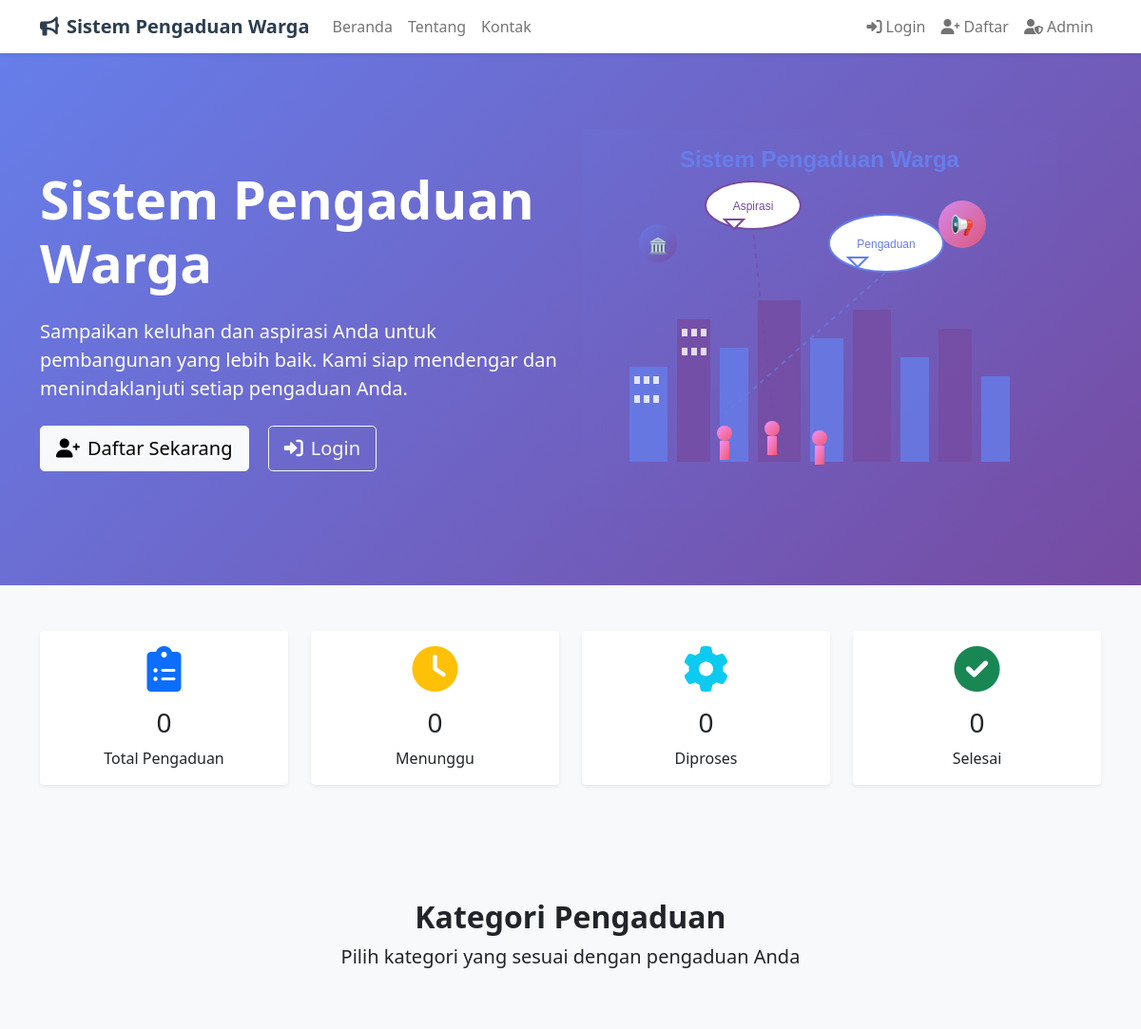
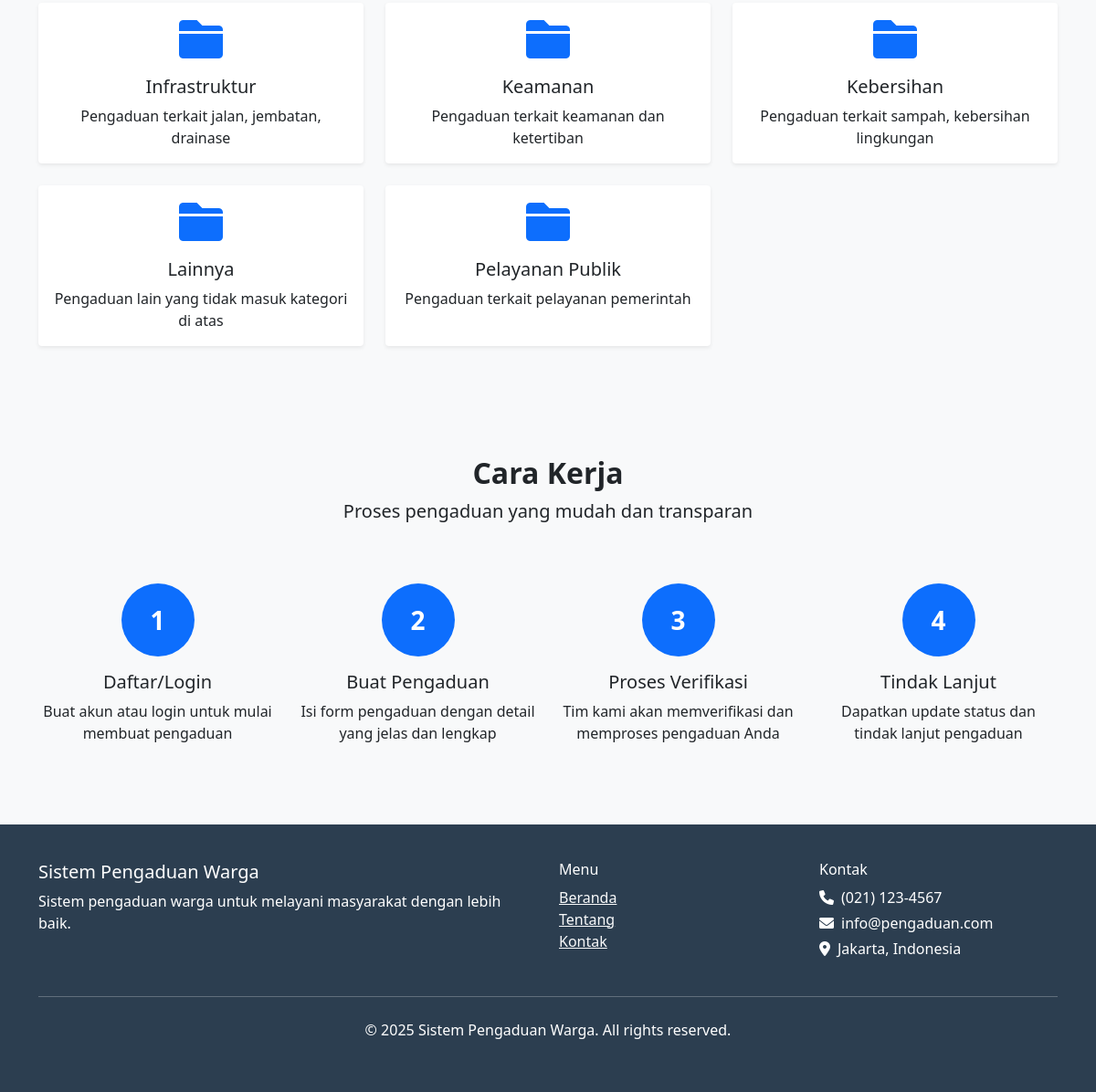
The page /public/index.php on the database its author committed (2 pictures, top to bottom).
### tables this page shows
CREATE TABLE categories (
    id INT AUTO_INCREMENT PRIMARY KEY,
    name VARCHAR(100) NOT NULL,
    description TEXT,
    created_at TIMESTAMP DEFAULT CURRENT_TIMESTAMP
);

### app/core/Controller.php (called while the page is built, shortened)
<?php
class Controller {
    public function view($view, $data = []) {
        require_once '../app/views/' . $view . '.php';
    }
}
?>

### app/controllers/Home.php (called while the page is built, shortened)
<?php
class Home extends Controller {
    protected $complaintModel;
    protected $categoryModel;
    public function __construct() {
        $this->complaintModel = $this->model('Complaint');
        $this->categoryModel = $this->model('Category');
    }
    public function index() {
        $stats = $this->complaintModel->getStatistics();
        $categories = $this->categoryModel->getCategories();
        $data = [
            'title' => 'Beranda - ' . APP_NAME,
            'stats' => $stats,
            'categories' => $categories
        ];
        $this->view('home/index', $data);
    }
}
?>

### app/core/App.php (called while the page is built, shortened)
<?php
class App {
    protected $method = 'index';
    public function __construct() {
        $url = $this->parseUrl();
        $this->controller = new $this->controller;
        $this->params = $url ? array_values($url) : [];
        call_user_func_array([$this->controller, $this->method], $this->params);
    }
    public function parseUrl() {
        return null;
    }
}
?>

### public/index.php (called while the page is built, shortened)
<?php
try {
    $app = new App;
} catch (Exception $e) {
    if (class_exists('Logger')) {
        Logger::error('Application Error: ' . $e->getMessage(), [
            'file' => $e->getFile(),
            'line' => $e->getLine(),
            'trace' => $e->getTraceAsString()
        ]);
    }
    if (defined('DEBUG') && DEBUG) {
        echo '<h1>Application Error</h1>';
        echo '<p><strong>Error:</strong> ' . htmlspecialchars($e->getMessage()) . '</p>';
        echo '<p><strong>File:</strong> ' . htmlspecialchars($e->getFile()) . '</p>';
        echo '<p><strong>Line:</strong> ' . $e->getLine() . '</p>';
        echo '<pre>' . htmlspecialchars($e->getTraceAsString()) . '</pre>';
    } else {
        http_response_code(500);
        if (file_exists('../app/views/errors/500.php')) {
            require_once '../app/views/errors/500.php';
        } else {
            echo '<h1>Terjadi kesalahan sistem</h1><p>Silakan coba lagi nanti.</p>';
        }
    }
}
?>

### app/config/database.php (called while the page is built, shortened)
<?php
class Database {
    private $host = DB_HOST;
    private $user = DB_USER;
    private $pass = DB_PASS;
    private $dbname = DB_NAME;
    private $dbh;
    private $stmt;
    public function __construct() {
        $dsn = 'mysql:host=' . $this->host . ';dbname=' . $this->dbname;
        $options = array(
            PDO::ATTR_PERSISTENT => true,
            PDO::ATTR_ERRMODE => PDO::ERRMODE_EXCEPTION,
            PDO::MYSQL_ATTR_INIT_COMMAND => "SET NAMES utf8"
        );
        try {
            $this->dbh = new PDO($dsn, $this->user, $this->pass, $options);
        } catch(PDOException $e) {
            $this->error = $e->getMessage();
        }
    }
    public function query($query) {
        $this->stmt = $this->dbh->prepare($query);
    }
    public function execute() {
        return $this->stmt->execute();
    }
    public function resultSet() {
        $this->execute();
        return $this->stmt->fetchAll(PDO::FETCH_OBJ);
    }
    public function single() {
        $this->execute();
        return $this->stmt->fetch(PDO::FETCH_OBJ);
    }
}
?>

### app/models/Complaint.php (called while the page is built, shortened)
<?php
class Complaint {
    private $db;
    public function __construct() {
        $this->db = new Database;
    }
    public function getStatistics() {
        $stats = [];
        $this->db->query('SELECT COUNT(*) as total FROM complaints');
        $stats['total'] = $this->db->single()->total;
        $this->db->query('SELECT COUNT(*) as pending FROM complaints WHERE status = "pending"');
        $stats['pending'] = $this->db->single()->pending;
        $this->db->query('SELECT COUNT(*) as process FROM complaints WHERE status = "process"');
        $stats['process'] = $this->db->single()->process;
        $this->db->query('SELECT COUNT(*) as completed FROM complaints WHERE status = "completed"');
        $stats['completed'] = $this->db->single()->completed;
        $this->db->query('SELECT COUNT(*) as rejected FROM complaints WHERE status = "rejected"');
        $stats['rejected'] = $this->db->single()->rejected;
        return $stats;
    }
}
?>

### app/models/Category.php (called while the page is built, shortened)
<?php
class Category {
    private $db;
    public function __construct() {
        $this->db = new Database;
    }
    public function getCategories() {
        $this->db->query('SELECT * FROM categories ORDER BY name ASC');
        $results = $this->db->resultSet();
        return $results;
    }
}
?>

### app/views/home/index.php (the view)
<?php require_once '../app/views/inc/header.php'; ?>
<section class="hero-section">
    <div class="container">
        <div class="row align-items-center">
            <div class="col-lg-6">
                <h1 class="display-4 fw-bold mb-4">Sistem Pengaduan Warga</h1>
                <p class="lead mb-4">Sampaikan keluhan dan aspirasi Anda untuk pembangunan yang lebih baik. Kami siap mendengar dan menindaklanjuti setiap pengaduan Anda.</p>
                <?php if (!isset($_SESSION['user_id'])) : ?>
                    <a href="<?php echo BASE_URL; ?>auth/register" class="btn btn-light btn-lg me-3">
                        <i class="fas fa-user-plus me-2"></i>Daftar Sekarang
                    </a>
                    <a href="<?php echo BASE_URL; ?>auth/login" class="btn btn-outline-light btn-lg">
                        <i class="fas fa-sign-in-alt me-2"></i>Login
                    </a>
                <?php else : ?>
                    <a href="<?php echo BASE_URL; ?>complaints/create" class="btn btn-light btn-lg">
                        <i class="fas fa-plus me-2"></i>Buat Pengaduan
                    </a>
                <?php endif; ?>
            </div>
            <div class="col-lg-6">
                <img src="<?php echo BASE_URL; ?>images/hero-illustration.svg" alt="Hero" class="img-fluid">
            </div>
        </div>
    </div>
</section>
<section class="py-5">
    <div class="container">
        <div class="row text-center">
            <div class="col-lg-3 col-md-6 mb-4">
                <div class="card h-100">
                    <div class="card-body">
                        <i class="fas fa-clipboard-list fa-3x text-primary mb-3"></i>
                        <h3 class="card-title"><?php echo $data['stats']['total']; ?></h3>
                        <p class="card-text">Total Pengaduan</p>
                    </div>
                </div>
            </div>
            <div class="col-lg-3 col-md-6 mb-4">
                <div class="card h-100">
                    <div class="card-body">
                        <i class="fas fa-clock fa-3x text-warning mb-3"></i>
                        <h3 class="card-title"><?php echo $data['stats']['pending']; ?></h3>
                        <p class="card-text">Menunggu</p>
                    </div>
                </div>
            </div>
            <div class="col-lg-3 col-md-6 mb-4">
                <div class="card h-100">
                    <div class="card-body">
                        <i class="fas fa-cog fa-3x text-info mb-3"></i>
                        <h3 class="card-title"><?php echo $data['stats']['process']; ?></h3>
                        <p class="card-text">Diproses</p>
                    </div>
                </div>
            </div>
            <div class="col-lg-3 col-md-6 mb-4">
                <div class="card h-100">
                    <div class="card-body">
                        <i class="fas fa-check-circle fa-3x text-success mb-3"></i>
                        <h3 class="card-title"><?php echo $data['stats']['completed']; ?></h3>
                        <p class="card-text">Selesai</p>
                    </div>
                </div>
            </div>
        </div>
    </div>
</section>
<section class="py-5 bg-light">
    <div class="container">
        <div class="row">
            <div class="col-lg-12 text-center mb-5">
                <h2 class="fw-bold">Kategori Pengaduan</h2>
                <p class="lead">Pilih kategori yang sesuai dengan pengaduan Anda</p>
            </div>
        </div>
        <div class="row">
            <?php foreach ($data['categories'] as $category) : ?>
                <div class="col-lg-4 col-md-6 mb-4">
                    <div class="card h-100">
                        <div class="card-body text-center">
                            <i class="fas fa-folder fa-3x text-primary mb-3"></i>
                            <h5 class="card-title"><?php echo $category->name; ?></h5>
                            <p class="card-text"><?php echo $category->description; ?></p>
                        </div>
                    </div>
                </div>
            <?php endforeach; ?>
        </div>
    </div>
</section>
<section class="py-5">
    <div class="container">
        <div class="row">
            <div class="col-lg-12 text-center mb-5">
                <h2 class="fw-bold">Cara Kerja</h2>
                <p class="lead">Proses pengaduan yang mudah dan transparan</p>
            </div>
        </div>
        <div class="row">
            <div class="col-lg-3 col-md-6 mb-4 text-center">
                <div class="mb-3">
                    <div class="bg-primary text-white rounded-circle d-inline-flex align-items-center justify-content-center" style="width: 80px; height: 80px;">
                        <span class="fs-3 fw-bold">1</span>
                    </div>
                </div>
                <h5>Daftar/Login</h5>
                <p>Buat akun atau login untuk mulai membuat pengaduan</p>
            </div>
            <div class="col-lg-3 col-md-6 mb-4 text-center">
                <div class="mb-3">
                    <div class="bg-primary text-white rounded-circle d-inline-flex align-items-center justify-content-center" style="width: 80px; height: 80px;">
                        <span class="fs-3 fw-bold">2</span>
                    </div>
                </div>
                <h5>Buat Pengaduan</h5>
                <p>Isi form pengaduan dengan detail yang jelas dan lengkap</p>
            </div>
            <div class="col-lg-3 col-md-6 mb-4 text-center">
                <div class="mb-3">
                    <div class="bg-primary text-white rounded-circle d-inline-flex align-items-center justify-content-center" style="width: 80px; height: 80px;">
                        <span class="fs-3 fw-bold">3</span>
                    </div>
                </div>
                <h5>Proses Verifikasi</h5>
                <p>Tim kami akan memverifikasi dan memproses pengaduan Anda</p>
            </div>
            <div class="col-lg-3 col-md-6 mb-4 text-center">
                <div class="mb-3">
                    <div class="bg-primary text-white rounded-circle d-inline-flex align-items-center justify-content-center" style="width: 80px; height: 80px;">
                        <span class="fs-3 fw-bold">4</span>
                    </div>
                </div>
                <h5>Tindak Lanjut</h5>
                <p>Dapatkan update status dan tindak lanjut pengaduan</p>
            </div>
        </div>
    </div>
</section>
<?php require_once '../app/views/inc/footer.php'; ?>

### rows shown on the page
categories: name "Infrastruktur", description "Pengaduan terkait jalan, jembatan, drainase"
categories: name "Keamanan", description "Pengaduan terkait keamanan dan ketertiban"
categories: name "Kebersihan", description "Pengaduan terkait sampah, kebersihan lingkungan"
categories: name "Lainnya", description "Pengaduan lain yang tidak masuk kategori di atas"
categories: name "Pelayanan Publik", description "Pengaduan terkait pelayanan pemerintah"

### other values the page prints
APP_NAME "Sistem Pengaduan Warga"
$data['stats']['total'] "0"
$data['stats']['pending'] "0"
$data['stats']['process'] "0"
$data['stats']['completed'] "0"
